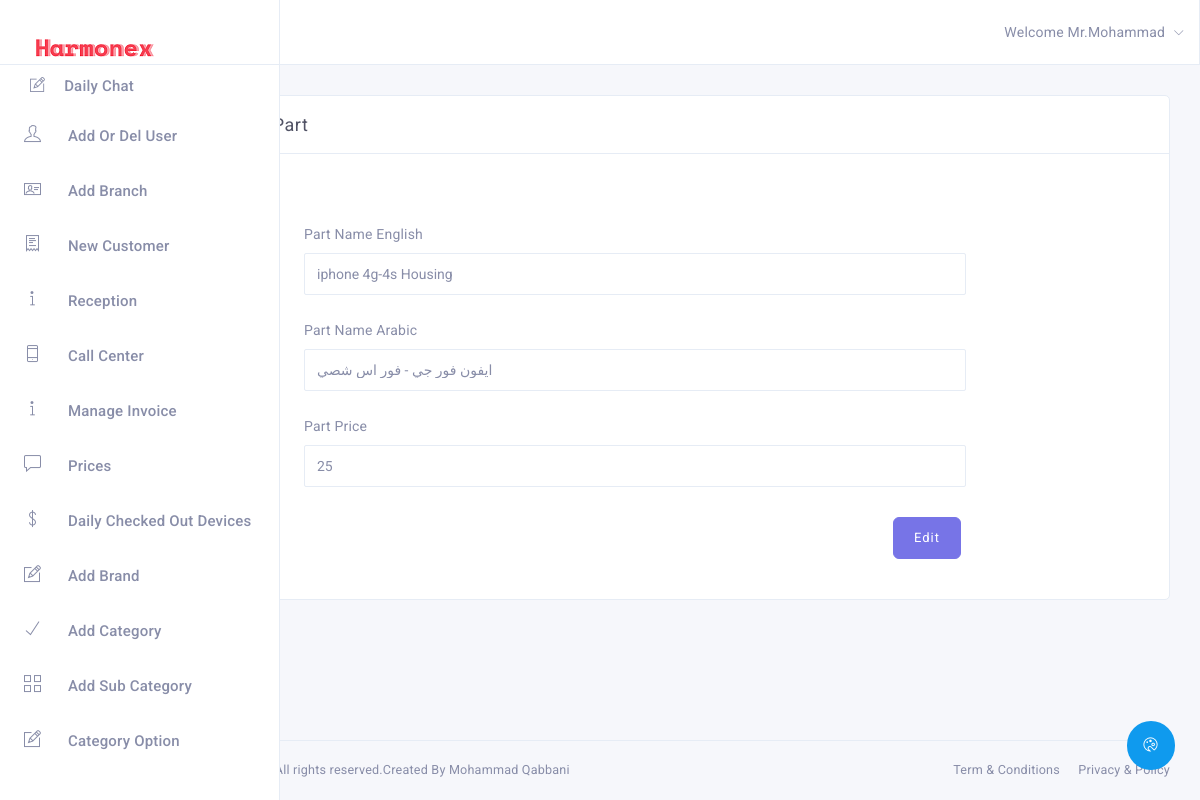
The app's page /editPart.php?id=1250&sub_id=8 (signed in) with its own data.
### tables this page shows
CREATE TABLE `changing_parts` (
  `part_id` int(3) NOT NULL,
  `Sub_id` int(3) NOT NULL,
  `part_name_en` varchar(100) NOT NULL,
  `part_name_ar` varchar(100) NOT NULL,
  `part_price` varchar(10) NOT NULL
);

### editPart.php (the view, shortened to what this page needs)
<?php include './includes/config.php'; ?>
<?php
$partId = $_GET['id'];
$queryPart = "SELECT * FROM `changing_parts` WHERE `part_id`= '$partId'";
$resqueryPart = mysqli_query($con, $queryPart);
$rowPart = mysqli_fetch_assoc($resqueryPart);
?>
<?php include './includes/header.php'; ?>
<div class="main-content">
    <div class="container-fluid">
        <div class="row">
            <div class="col-md-12">
                <div class="card">
                    <div class="card-heading border bottom">
                        <h4 class="card-title">Edit Maintenance Part</h4>
                    </div>
                    <div class="card-block">
                        <div class="mrg-top-40">
                            <div class="row">
                                <div class="col-md-8 ml-auto mr-auto">
                                    <form action="" method="post" role="form" id="form-validation">
                                        <div class="row">
                                            <div class="col-md-12">
                                                <div class="form-group">
                                                    <label for="branch_name">Part Name English </label>
                                                    <input type="text" class="form-control"  id="branch_name"
                                                           name="partNameEn" required autocomplete="off"
                                                           value="<?php echo $rowPart['part_name_en']; ?>">
                                                </div>
                                            </div>
                                               <div class="col-md-12">
                                                <div class="form-group">
                                                    <label for="branch_name">Part Name Arabic </label>
                                                    <input type="text" class="form-control"  id="branch_name"
                                                           name="partNameAr" required autocomplete="off"
                                                           value="<?php echo $rowPart['part_name_ar']; ?>">
                                                </div>
                                            </div>
                                            <div class="col-md-12">
                                                <div class="form-group">
                                                    <label for="branch_name">Part Price </label>
                                                    <input type="text" class="form-control"  id="branch_name"
                                                           name="partPrice" required autocomplete="off"
                                                           value="<?php echo $rowPart['part_price']; ?>">
                                                </div>
                                            </div>
                                        </div>
                                        <div class="row">
                                            <div class="col-md-12">
                                                <div class="text-right mrg-top-5">
                                                    <button type="submit" class="btn btn-primary" name="Edit" value="Edit">Edit</button>
                                                </div>
                                            </div>
                                        </div>
                                    </form>
                                </div>
                            </div>
                        </div>
                    </div>
                </div>
            </div>
        </div>
    </div>
</div>
<?php include './includes/footer.php'; ?>

### includes/header.php (style rules this page uses)
html, body { height: auto; }

### records on screen
changing_parts: partNameEn "iphone 4g-4s Housing", partNameAr "ايفون فور جي - فور اس شصي", partPrice "25"

### other values on screen
$_SESSION['admin_name'] "Mohammad"
